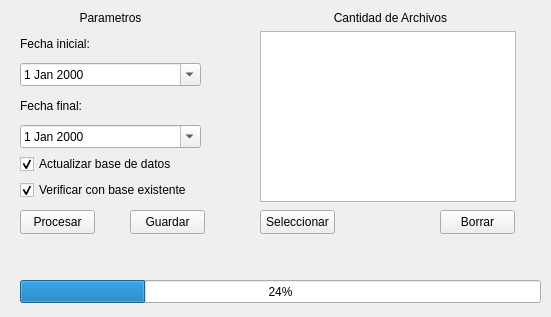
<?xml version="1.0" encoding="UTF-8"?>
<ui version="4.0">
 <class>MainWindow</class>
 <widget class="QMainWindow" name="MainWindow">
  <property name="geometry">
   <rect>
    <x>0</x>
    <y>0</y>
    <width>551</width>
    <height>317</height>
   </rect>
  </property>
  <property name="windowTitle">
   <string>Consolidado Semanal</string>
  </property>
  <property name="fixedSize" stdset="0">
   <size>
    <width>600</width>
    <height>400</height>
   </size>
  </property>
  <widget class="QWidget" name="centralwidget">
   <widget class="QLabel" name="status_label">
    <property name="geometry">
     <rect>
      <x>300</x>
      <y>10</y>
      <width>181</width>
      <height>16</height>
     </rect>
    </property>
    <property name="text">
     <string>Cantidad de Archivos</string>
    </property>
    <property name="alignment">
     <set>Qt::AlignCenter</set>
    </property>
   </widget>
   <widget class="QProgressBar" name="progressBar">
    <property name="geometry">
     <rect>
      <x>20</x>
      <y>280</y>
      <width>521</width>
      <height>23</height>
     </rect>
    </property>
    <property name="value">
     <number>24</number>
    </property>
   </widget>
   <widget class="QListView" name="listView">
    <property name="geometry">
     <rect>
      <x>260</x>
      <y>31</y>
      <width>256</width>
      <height>171</height>
     </rect>
    </property>
   </widget>
   <widget class="QPushButton" name="btn_delete">
    <property name="geometry">
     <rect>
      <x>440</x>
      <y>210</y>
      <width>75</width>
      <height>24</height>
     </rect>
    </property>
    <property name="text">
     <string>Borrar</string>
    </property>
   </widget>
   <widget class="QLabel" name="status_label_2">
    <property name="geometry">
     <rect>
      <x>20</x>
      <y>10</y>
      <width>181</width>
      <height>16</height>
     </rect>
    </property>
    <property name="text">
     <string>Parametros</string>
    </property>
    <property name="alignment">
     <set>Qt::AlignCenter</set>
    </property>
   </widget>
   <widget class="QLabel" name="label_status_process">
    <property name="geometry">
     <rect>
      <x>180</x>
      <y>260</y>
      <width>231</width>
      <height>16</height>
     </rect>
    </property>
    <property name="text">
     <string/>
    </property>
    <property name="alignment">
     <set>Qt::AlignCenter</set>
    </property>
   </widget>
   <widget class="QPushButton" name="btn_select_files">
    <property name="geometry">
     <rect>
      <x>260</x>
      <y>210</y>
      <width>75</width>
      <height>24</height>
     </rect>
    </property>
    <property name="text">
     <string>Seleccionar</string>
    </property>
   </widget>
   <widget class="QWidget" name="">
    <property name="geometry">
     <rect>
      <x>20</x>
      <y>30</y>
      <width>181</width>
      <height>170</height>
     </rect>
    </property>
    <layout class="QVBoxLayout" name="verticalLayout">
     <item>
      <widget class="QLabel" name="label_start">
       <property name="text">
        <string>Fecha inicial:</string>
       </property>
      </widget>
     </item>
     <item>
      <widget class="QDateEdit" name="date_start">
       <property name="calendarPopup">
        <bool>true</bool>
       </property>
      </widget>
     </item>
     <item>
      <widget class="QLabel" name="label_end">
       <property name="text">
        <string>Fecha final:</string>
       </property>
      </widget>
     </item>
     <item>
      <widget class="QDateEdit" name="date_end">
       <property name="calendarPopup">
        <bool>true</bool>
       </property>
      </widget>
     </item>
     <item>
      <widget class="QCheckBox" name="chk_actualizar">
       <property name="text">
        <string>Actualizar base de datos</string>
       </property>
       <property name="checked">
        <bool>true</bool>
       </property>
      </widget>
     </item>
     <item>
      <widget class="QCheckBox" name="chk_verificar">
       <property name="text">
        <string>Verificar con base existente</string>
       </property>
       <property name="checked">
        <bool>true</bool>
       </property>
      </widget>
     </item>
    </layout>
   </widget>
   <widget class="QPushButton" name="btn_process">
    <property name="geometry">
     <rect>
      <x>20</x>
      <y>210</y>
      <width>75</width>
      <height>24</height>
     </rect>
    </property>
    <property name="text">
     <string>Procesar</string>
    </property>
   </widget>
   <widget class="QPushButton" name="btn_save">
    <property name="geometry">
     <rect>
      <x>130</x>
      <y>210</y>
      <width>75</width>
      <height>24</height>
     </rect>
    </property>
    <property name="text">
     <string>Guardar</string>
    </property>
   </widget>
  </widget>
 </widget>
 <resources/>
 <connections/>
</ui>
